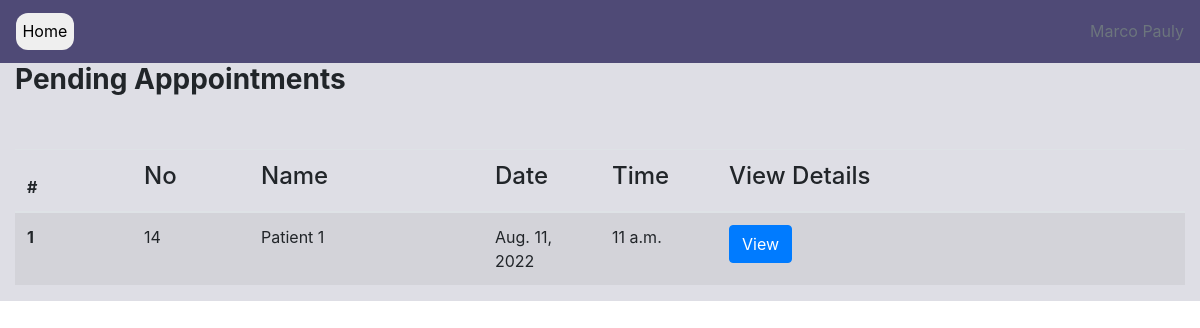
The page /doctor/pending-appointments (signed in) on the database as committed earlier.
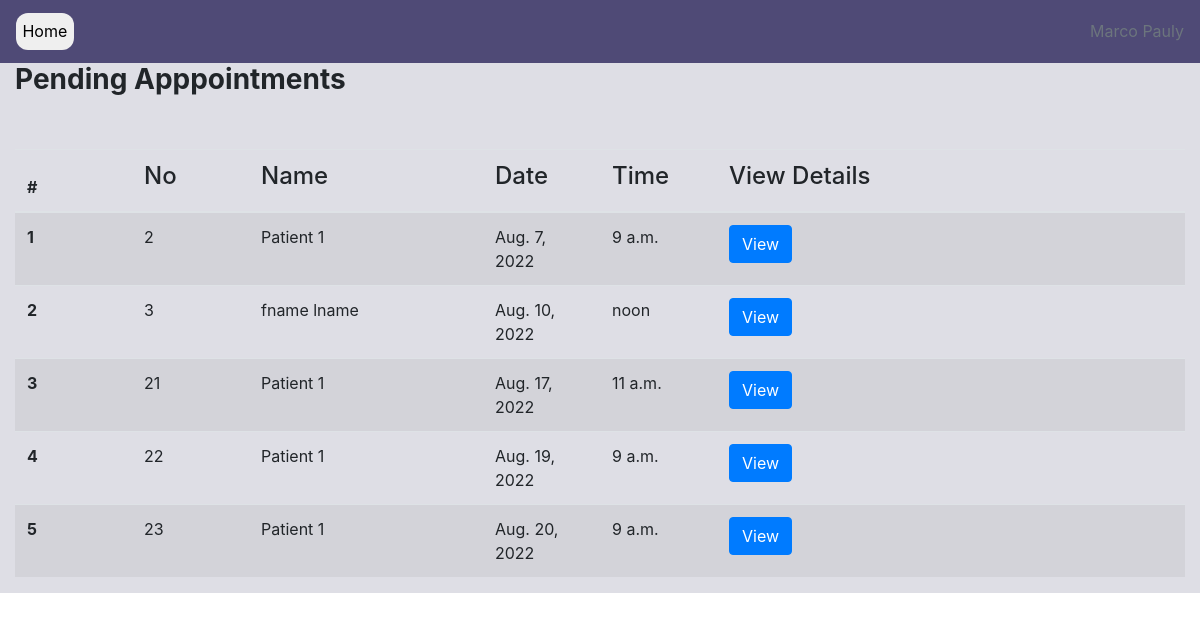
The same page on the database as committed later.
### accounts/models.py (models this page shows, shortened)
class User(AbstractUser):
    DOCTOR = 'D'
    PATIENT = 'P'
    USER_TYPES = [
        (DOCTOR, 'Doctor'),
        (PATIENT, 'Patient'),
    ]
    MALE = 'M'
    FEMALE = 'F'
    OTHER = 'O'
    PREFER_NOT_TO_SAY = 'N'
    GENDER = [
        (MALE, 'Male'),
        (FEMALE, 'Female'),
        (OTHER, 'Other'),
        (PREFER_NOT_TO_SAY, 'Prefer not to say')
    ]
    user_type = models.CharField(choices=USER_TYPES, max_length=1, default=PATIENT)
    gender = models.CharField(choices=GENDER,  max_length=1, default=PREFER_NOT_TO_SAY)
    phone = PhoneNumberField(null=True, blank=True)
    def is_doctor(self):
        if self.user_type == 'D':
            return True
        return False

### appointment/models.py (models this page shows, shortened)
class Appointment(models.Model):
    TIME_SLOT = [
    (1, '9:00-10:00'),
    (2, '10:00-11:00'),
    (3, '11:00-12:00'),
    (4, '13:00-14:00'),
    ]
    doctor = models.ForeignKey(User,on_delete=models.CASCADE, limit_choices_to={'user_type': 'D'}, related_name='doctor')
    patient = models.ForeignKey(User,on_delete=models.CASCADE, limit_choices_to={'user_type': 'P'})
    date =  models.DateField()
    start_time = models.TimeField(null=True)
    end_time = models.TimeField(null=True)
    reason = models.TextField()
    status = models.BooleanField(default=False)
    class Meta:
        constraints = [
            models.UniqueConstraint(fields=['patient', 'doctor', 'date'], name='unique_booking')
        ]
        ordering = ['date', 'start_time']

### appointment/views.py (the view)
# urls.py: path('doctor/pending-appointments', views.pending_appointments, {'status': False}, name='pending-appointment'), #* Pass extra option to function as dictionary
def pending_appointments(request, status):
    context = {}
    user = request.user
    if not user.is_doctor():
        return HttpResponse("NOT ALLOWED")
    appointments = Appointment.objects.filter(doctor=user, status=status)
    print(connection.queries)
    context = {'appointments':appointments, 'status':status} #* Status passed in to change heading of page (Completed/Pending)
    return render(request, 'pending-appointment.html', context=context)

### PMS/context_processors.py (called while the page is built)
def get_departments(request):
    departments = Department.objects.all()
    return {'departments': departments}

def get_time_slots(request):
    time_slot = Appointment.TIME_SLOT
    return {"time_slot": time_slot}

### appointment/templates/pending-appointment.html (shortened to what this page needs)
<!DOCTYPE html>
<html>
    <head>
        <link rel="stylesheet" href="https://cdn.jsdelivr.net/npm/bootstrap@4.0.0/dist/css/bootstrap.min.css">
    </head>
    <body>
        {% include 'navbar-simple.html' %}
        <section style="height: auto;">
            <div class="container-fluid">
                <div class="row " style="background-color: #8889a347;">
                    {% if status %}
                    <div class="col-md-12 col-12" style="align-items: center;"><h3><b>Completed Apppointments</b></h3></div>
                    {% else %}
                    <div class="col-md-12 col-12" style="align-items: center;"><h3><b>Pending Apppointments</b></h3></div>
                    {% endif %}
                <br>
                <br>
                <br>
                    <div class="col-md-12 col-12" style="align-items: center;">
                        <table class="table table-striped">
                            <thead>
                              <tr>
                                <th scope="col" width="10%">#</th>
                                <th scope="col"  width="10%"><h4>No</h4></th>
                                <th scope="col" width="20%"><h4>Name</h4></th>
                                <th scope="col" width="10%"><h4>Date</h4></th>
                                <th scope="col" width="10%"><h4>Time</h4></th>
                                <th scope="col"><h4>View Details</h4></th>
                              </tr>
                            </thead>
                            <tbody>
{% for appointment in appointments %}
                                <tr>
                                    <th scope="row">{{forloop.counter}}</th>
                                    <td>{{appointment.id}}</td>
                                    <td>{{appointment.patient.get_full_name}}</td>
                                    <td>{{appointment.date}}</td>
                                    <td>{{appointment.start_time}}</td>
                                    <td>
                                        <form action="{% url 'appointment:view-appointment' %}" method="post">
                                            <button class="btn btn-primary" type="submit" name="id" value={{appointment.id}}>View</button>
                                        </form>
                                    </td>
                                </tr>
{% endfor %}
                            </tbody>
                          </table>
                    </div>
                </div>
            </div>
        </section>
    </body>
</html>

### templates/navbar-simple.html (shortened to what this page needs)
<nav class="navbar navbar-expand-lg bg-dark">
    <a class="navbar-brand" href="{% url 'accounts:home'%}">
      <button class="button">Home</button>
    </a>
        <ul class="navbar-nav ml-auto">
            <li class="nav-item">
                <p class="text-secondary mb-0">{{user.get_full_name}}</p>
            </li>
        </ul>
</nav>

### templates/navbar-simple.html (style rules this page uses)
.bg-dark { background-color: #4c4774fa !important; }
.button { border-radius: 12px; border: 2px; font-size: 1rem; padding: 0.4rem; }

### appointment/templates/pending-appointment.html (style rules this page uses)
table { margin-top: 14px; }

Rows that differ between the two databases and show on the page:
removed Appointment: id "14", patient.get_full_name "Patient 1", date "Aug. 11, 2022", start_time "11 a.m."
now on this page (row edited): Appointment: id "2", patient.get_full_name "Patient 1", date "Aug. 7, 2022", start_time "9 a.m."
now on this page (row edited): Appointment: id "3", patient.get_full_name "fname lname", date "Aug. 10, 2022", start_time "noon"
added Appointment: id "21", patient.get_full_name "Patient 1", date "Aug. 17, 2022", start_time "11 a.m."
added Appointment: id "22", patient.get_full_name "Patient 1", date "Aug. 19, 2022", start_time "9 a.m."
added Appointment: id "23", patient.get_full_name "Patient 1", date "Aug. 20, 2022", start_time "9 a.m."
